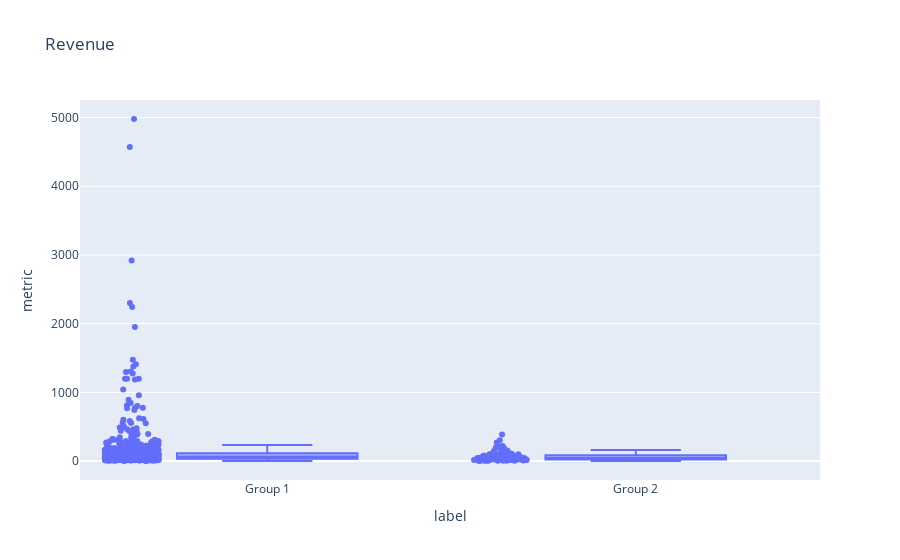
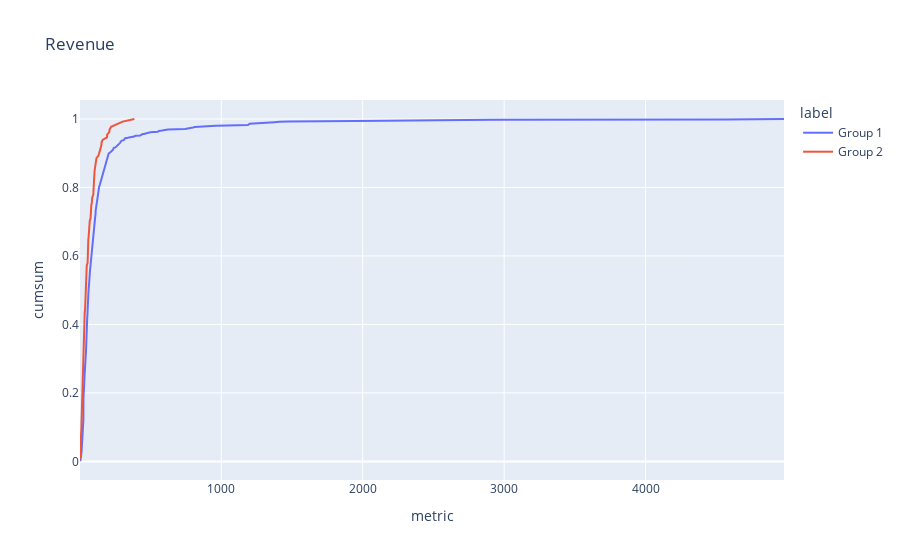
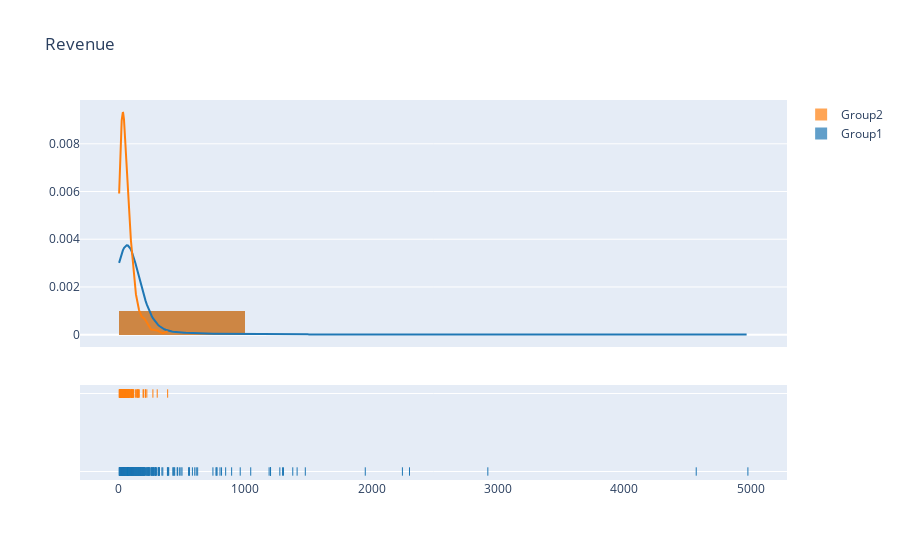

The notebook cell saved with these charts, in order:
### Code cell
# comparing distibutions by device
desktop = df['Revenue'][df['Device Category']=='desktop']
mobile = df['Revenue'][df['Device Category']=='mobile']
distribution_analytics(desktop,mobile,types='r')

### Figure 1 — Plotly figure (JSON) as saved in the notebook; plotly's stock layout.template omitted (floating-point values rounded to 4 significant figures; data arrays with more than 128 entries replaced by an {"elided": "..."} marker saying what was removed)
{"data": [{"alignmentgroup": "True", "boxpoints": "all", "hovertemplate": "label=%{x}<br>metric=%{y}<extra></extra>", "legendgroup": "", "marker": {"color": "#636efa"}, "name": "", "notched": false, "offsetgroup": "", "orientation": "v", "showlegend": false, "type": "box", "x": {"elided": "987 str values"}, "x0": " ", "xaxis": "x", "y": {"elided": "987 float values"}, "y0": " ", "yaxis": "y"}], "layout": {"boxmode": "group", "legend": {"tracegroupgap": 0}, "title": {"text": "Revenue"}, "xaxis": {"anchor": "y", "domain": [0, 1], "title": {"text": "label"}}, "yaxis": {"anchor": "x", "domain": [0, 1], "title": {"text": "metric"}}}}

### Figure 2 — Plotly figure (JSON) as saved in the notebook; plotly's stock layout.template omitted (floating-point values rounded to 4 significant figures; data arrays with more than 128 entries replaced by an {"elided": "..."} marker saying what was removed)
{"data": [{"hovertemplate": "label=Group 1<br>metric=%{x}<br>cumsum=%{y}<extra></extra>", "legendgroup": "Group 1", "line": {"color": "#636efa", "dash": "solid"}, "marker": {"symbol": "circle"}, "mode": "lines", "name": "Group 1", "orientation": "v", "showlegend": true, "type": "scatter", "x": {"elided": "372 float values"}, "xaxis": "x", "y": {"elided": "372 float values"}, "yaxis": "y"}, {"hovertemplate": "label=Group 2<br>metric=%{x}<br>cumsum=%{y}<extra></extra>", "legendgroup": "Group 2", "line": {"color": "#EF553B", "dash": "solid"}, "marker": {"symbol": "circle"}, "mode": "lines", "name": "Group 2", "orientation": "v", "showlegend": true, "type": "scatter", "x": [1.5, 5, 5.5, 6, 7, 9.5, 10, 11.2, 12, 13, 13.6, 14, 14.4, 14.5, 15, 16, 18, 19, 20, 21, 22, 23, 24, 25.6, 28, 28.8, 29, 30, 31, 32, 33.6, 34.4, 37, 37.6, 39.75, 40, 41, 42.4, 42.8, 44, 44.8, 45, 45.6, 45.7, 48, 48.4, 49, 55, 55.2, 55.5, 58, 59.2, 60, 62.5, 63, 68, 69, 69.5, 70, 76, 76.8, 77, 77.6, 77.75, 81, 85, 86, 87.75, 95, 96, 97, 98, 99, 100, 102.4, 103.2, 104, 106.5, 110.4, 112.4, 113, 117.6, 132, 138, 146, 148, 152.8, 153.6, 161, 192, 193, 208, 210.4, 220.8, 268.8, 303, 385.5], "xaxis": "x", "y": [0.007634, 0.03053, 0.03817, 0.0458, 0.06107, 0.0687, 0.0916, 0.09924, 0.1145, 0.1221, 0.1298, 0.145, 0.1527, 0.1603, 0.1756, 0.1832, 0.1985, 0.2137, 0.2443, 0.2519, 0.2595, 0.2672, 0.2824, 0.2901, 0.3435, 0.3511, 0.3588, 0.3969, 0.4046, 0.4122, 0.4275, 0.4351, 0.4427, 0.4504, 0.458, 0.4656, 0.4733, 0.4809, 0.4885, 0.5038, 0.5115, 0.5267, 0.5344, 0.5496, 0.5573, 0.5649, 0.5725, 0.5802, 0.5954, 0.6031, 0.6107, 0.626, 0.6489, 0.6565, 0.6641, 0.6718, 0.6794, 0.687, 0.7023, 0.7099, 0.7176, 0.7252, 0.7328, 0.7405, 0.7481, 0.7557, 0.7634, 0.771, 0.7786, 0.7939, 0.8015, 0.8092, 0.8168, 0.8244, 0.8321, 0.8397, 0.8473, 0.855, 0.8626, 0.8702, 0.8779, 0.8855, 0.8931, 0.9008, 0.9084, 0.916, 0.9237, 0.9313, 0.9389, 0.9466, 0.9542, 0.9618, 0.9695, 0.9771, 0.9847, 0.9924, 1], "yaxis": "y"}], "layout": {"legend": {"title": {"text": "label"}, "tracegroupgap": 0}, "title": {"text": "Revenue"}, "xaxis": {"anchor": "y", "domain": [0, 1], "title": {"text": "metric"}}, "yaxis": {"anchor": "x", "domain": [0, 1], "title": {"text": "cumsum"}}}}

### Figure 3 — Plotly figure (JSON) as saved in the notebook; plotly's stock layout.template omitted (floating-point values rounded to 4 significant figures; data arrays with more than 128 entries replaced by an {"elided": "..."} marker saying what was removed)
{"data": [{"autobinx": false, "histnorm": "probability density", "legendgroup": "Group1", "marker": {"color": "rgb(31, 119, 180)"}, "name": "Group1", "opacity": 0.7, "type": "histogram", "x": {"elided": "856 float values"}, "xaxis": "x", "xbins": {"end": 4979, "size": 1000, "start": 1.2}, "yaxis": "y"}, {"autobinx": false, "histnorm": "probability density", "legendgroup": "Group2", "marker": {"color": "rgb(255, 127, 14)"}, "name": "Group2", "opacity": 0.7, "type": "histogram", "x": {"elided": "131 float values"}, "xaxis": "x", "xbins": {"end": 385.5, "size": 1000, "start": 1.5}, "yaxis": "y"}, {"legendgroup": "Group1", "marker": {"color": "rgb(31, 119, 180)"}, "mode": "lines", "name": "Group1", "showlegend": false, "type": "scatter", "x": {"elided": "500 float values"}, "xaxis": "x", "y": {"elided": "500 float values"}, "yaxis": "y"}, {"legendgroup": "Group2", "marker": {"color": "rgb(255, 127, 14)"}, "mode": "lines", "name": "Group2", "showlegend": false, "type": "scatter", "x": {"elided": "500 float values"}, "xaxis": "x", "y": {"elided": "500 float values"}, "yaxis": "y"}, {"legendgroup": "Group1", "marker": {"color": "rgb(31, 119, 180)", "symbol": "line-ns-open"}, "mode": "markers", "name": "Group1", "showlegend": false, "type": "scatter", "x": {"elided": "856 float values"}, "xaxis": "x", "y": {"elided": "856 str values"}, "yaxis": "y2"}, {"legendgroup": "Group2", "marker": {"color": "rgb(255, 127, 14)", "symbol": "line-ns-open"}, "mode": "markers", "name": "Group2", "showlegend": false, "type": "scatter", "x": {"elided": "131 float values"}, "xaxis": "x", "y": {"elided": "131 str values"}, "yaxis": "y2"}], "layout": {"barmode": "overlay", "hovermode": "closest", "legend": {"traceorder": "reversed"}, "title": {"text": "Revenue"}, "xaxis": {"anchor": "y2", "domain": [0, 1], "zeroline": false}, "yaxis": {"anchor": "free", "domain": [0.35, 1], "position": 0}, "yaxis2": {"anchor": "x", "domain": [0, 0.25], "dtick": 1, "showticklabels": false}}}
